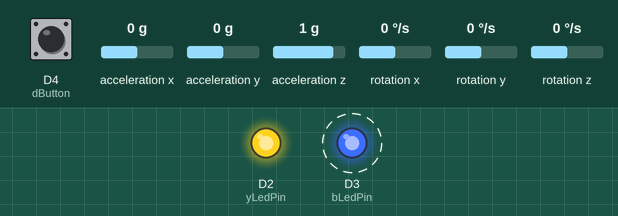
Recording of a sketch running on a simulated Arduino Nano 33 IoT. On the bench: output pins drawn as LEDs (lit = HIGH). Dashed ring = blinking. The test bench sets the inputs (shaded band); at power-on: D4 (dButton) HIGH, acceleration x 0 g, acceleration y 0 g, acceleration z 1 g, rotation x 0 °/s, rotation y 0 °/s, rotation z 0 °/s. WiFi joins after 1.5 s; servers stay silent unless stated; not simulated (calls return 0 or success): arduino_secrets.h; what the sketch prints to the serial monitor is not drawn.

Above: at 7.9 s.
8.0 s: D4 (dButton) pulled LOW for 3.2 s
12.7 s: D4 (dButton) pulled LOW for 0.15 s
At 15.5 s:
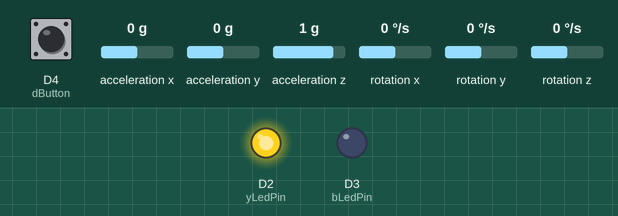
15.8 s: D4 (dButton) pulled LOW for 1 s
At 16.9 s:
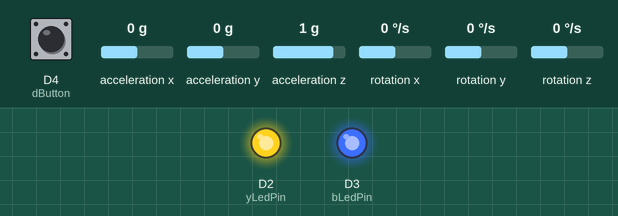
Timing chart, 0 to 19.0 s (numbered marks = the images above; inputs shaded):
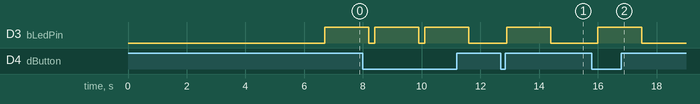

Measured:
- after the input at 12.7 s, D3 (bLedPin): LOW → HIGH after 0.20 s, → LOW 1.5 s later
- after the input at 15.8 s, D3 (bLedPin): LOW → HIGH after 0.20 s, → LOW 1.5 s later
- by itself, D3 (bLedPin): alternates HIGH for 1.5 s and LOW for 0.20 s

The sketch:

WiFiClient.ino
```cpp
#include <SPI.h>
#include <WiFiNINA.h>
#include <Arduino_LSM6DS3.h>
#include <MadgwickAHRS.h>
#include "arduino_secrets.h"

#define yLedPin 2
#define bLedPin 3
#define dButton 4

// initialize a Madgwick filter:
Madgwick filter;
// sensor's sample rate is fixed at 104 Hz:
const float sensorRate = 104.00;

// values for orientation:
float roll = 0.0;
float pitch = 0.0;
float heading = 0.0;

float thresh;

bool yLed = false;
bool bLed = false;
int dButtonState = 0;

///////please enter your sensitive data in the Secret tab/arduino_secrets.h
char ssid[] = SECRET_SSID;        // your network SSID (name)
char pass[] = SECRET_PASS;    // your network password (use for WPA, or use as key for WEP)
int keyIndex = 0;            // your network key Index number (needed only for WEP)

int status = WL_IDLE_STATUS;
// if you don't want to use DNS (and reduce your sketch size)
// use the numeric IP instead of the name for the server:
//IPAddress server(74,125,232,128);  // numeric IP for Google (no DNS)
//char server[] = "www.google.com";    // name address for Google (using DNS)

// Initialize the Ethernet client library
// with the IP address and port of the server
// that you want to connect to (port 80 is default for HTTP):
WiFiClient client;
//char server[] = "10.18.241.229";
char server[] = "10.18.255.103";

void setup() {
  //Initialize serial and wait for port to open:
  Serial.begin(9600);
  while (!Serial) {
    ; // wait for serial port to connect. Needed for native USB port only
  }

  thresh = 10.0;
  // attempt to start the IMU:
  if (!IMU.begin()) {
    Serial.println("Failed to initialize IMU");
    // stop here if you can't access the IMU:
    while (true);
  }

  pinMode(yLedPin, OUTPUT);
  pinMode(bLedPin, OUTPUT);
  pinMode(dButton, INPUT_PULLUP);

  // check for the WiFi module:
  if (WiFi.status() == WL_NO_MODULE) {
    Serial.println("Communication with WiFi module failed!");
    // don't continue
    while (true);
  }

  String fv = WiFi.firmwareVersion();
  if (fv < WIFI_FIRMWARE_LATEST_VERSION) {
    Serial.println("Please upgrade the firmware");
  }

  // attempt to connect to Wifi network:
  while (status != WL_CONNECTED) {
    Serial.print("Attempting to connect to SSID: ");
    Serial.println(ssid);
    // Connect to WPA/WPA2 network. Change this line if using open or WEP network:
    status = WiFi.begin(ssid, pass);

    // wait 3 seconds for connection:
    delay(5000);
  }

  digitalWrite(yLedPin, HIGH);

  Serial.println("Connected to wifi");
  printWifiStatus();

  Serial.println("\nStarting connection to server...");
  // if you get a connection, report back via serial:]
  if (client.connect(server, 8080)) {
    Serial.println("connected to server");
    client.println("n=Jason\n");
  }
  // start the filter to run at the sample rate:
  filter.begin(sensorRate);
}

void loop() {
  // if there are incoming bytes available
  // from the server, read them and print them:

  // values for acceleration and rotation:
  float xAcc, yAcc, zAcc;
  float xGyro, yGyro, zGyro;

  float pX, pY;
  int dirX, dirY;

  while (client.connected()) {
    digitalWrite(bLedPin, HIGH);
    if(client.available()){
      char c = client.read();
      Serial.write(c);
    }
    if (IMU.accelerationAvailable() &&
      IMU.gyroscopeAvailable()) {
      // read accelerometer and gyrometer:
      IMU.readAcceleration(xAcc, yAcc, zAcc);
      IMU.readGyroscope(xGyro, yGyro, zGyro);

      // update the filter, which computes orientation:
      filter.updateIMU(xGyro, yGyro, zGyro, xAcc, yAcc, zAcc);

      // print the heading, pitch and roll
      roll = filter.getRoll();
      pitch = filter.getPitch();
      heading = filter.getYaw();

      if(roll > 0 + thresh){
        dirX = -1;
        client.println("l");
      }else if(roll < 0 - thresh){
        dirX = 1;
        client.println("r");
      }else{
        dirX = 0;
      }
      if(pitch > 0 + thresh){
        dirY = -1;
        client.println("d");
      }else if(pitch < 0 - thresh){
        dirY = 1;
        client.println("u");
      }else{
        dirY = 0;
      }

      dButtonState = digitalRead(dButton);
      if(dButtonState == LOW){
        client.println("x");
      }
      delay(30);
    }

  }

  // if the server's disconnected, stop the client:
  if (!client.connected()) {
    Serial.println();
    Serial.println("disconnecting from server.");
    digitalWrite(bLedPin, LOW);
    client.stop();
    // do nothing forevermore:
    dButtonState = digitalRead(dButton);
    if(dButtonState == LOW){
      if (client.connect(server, 8080)) {
        Serial.println("connected to server");
        client.println("n=Jason\n");
      }
    }
  }
}


void printWifiStatus() {
  // print the SSID of the network you're attached to:
  Serial.print("SSID: ");
  Serial.println(WiFi.SSID());

  // print your board's IP address:
  IPAddress ip = WiFi.localIP();
  Serial.print("IP Address: ");
  Serial.println(ip);
}
```
